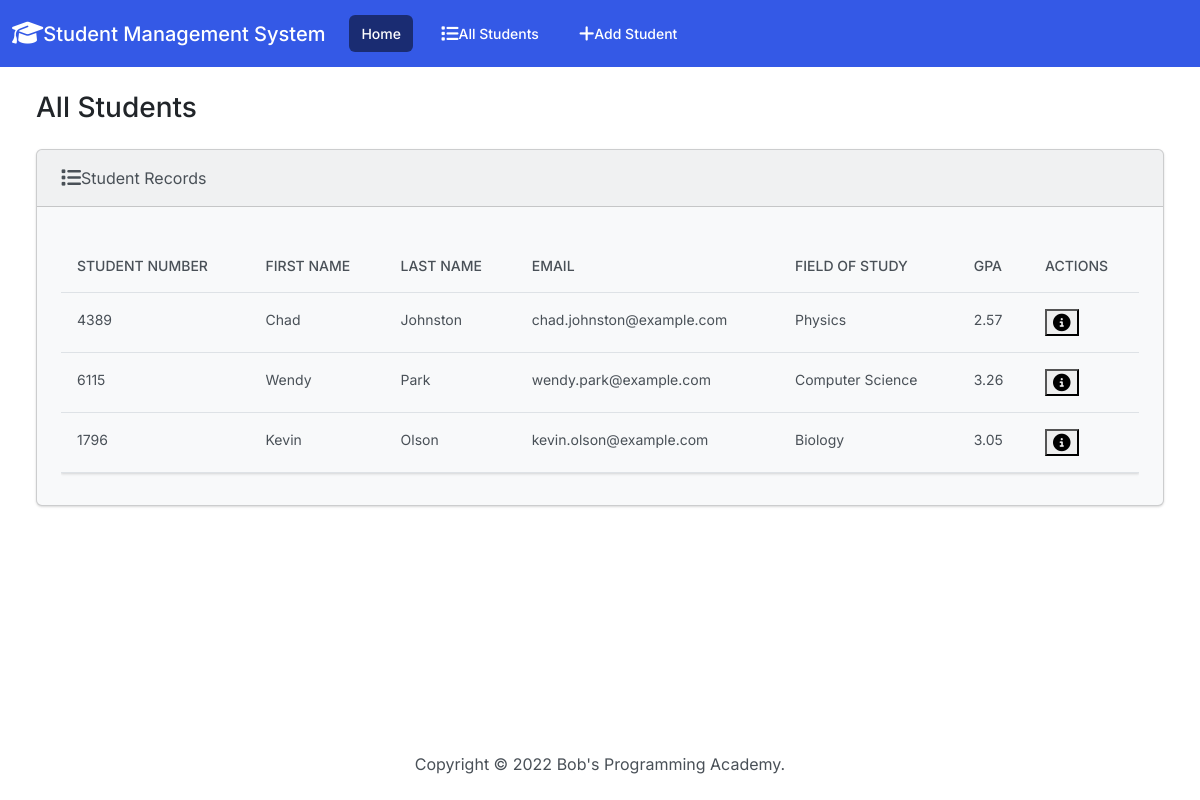
The page / on the database its author committed.
### students/models.py (models this page shows, shortened)
class Student(models.Model):
    student_number = models.PositiveIntegerField()
    first_name = models.CharField(max_length=50)
    last_name = models.CharField(max_length=50)
    email = models.EmailField(max_length=100)
    field_of_study = models.CharField(max_length=50)
    gpa = models.FloatField()

### students/views.py (the view)
# urls.py: path('', views.index, name='index'),
def index(request):
    return render(request, 'students/index.html', {
        'students': Student.objects.all()
    })

### students/templates/students/index.html (shortened to what this page needs)
{% load static %}
<!DOCTYPE html>
<html lang="en">
  <head>
    <link
      rel="stylesheet"
      href="https://cdnjs.cloudflare.com/ajax/libs/font-awesome/6.2.0/css/all.min.css"
    />
    <link href="{% static 'css/bootstrap.min.css' %}" rel="stylesheet" />
    <body class="d-flex flex-column min-vh-100">
      <nav class="navbar navbar-expand-lg navbar-dark bg-primary">
        <div class="container-fluid">
          <a class="navbar-brand" href="#">
            <i class="fa-solid fa-graduation-cap fa-lg"></i>Student Management
            System
          </a>
          <div class="collapse navbar-collapse" id="navbarColor01">
            <ul class="navbar-nav me-auto">
              <li class="nav-item">
                <a class="nav-link active" href="#"
                  >Home
                </a>
              </li>
              <li class="nav-item">
                <a class="nav-link" href="#"
                  >All Students</a
                >
              </li>
              <li class="nav-item">
                <a class="nav-link" href="#"
                  >Add Student</a
                >
              </li>
            </ul>
          </div>
        </div>
      </nav>
      <div class="container-fluid">
        <h3 class="m-4">All Students</h3>
        <div class="row">
          <div class="col-12">
            {% if students %}
            <div class="card bg-light ms-4 me-4 mb-4">
              <div class="card-header">
                <i class="fa-solid fa-list fa-lg"></i>Student Records
              </div>
              <div class="card-body">
                <div class="table-responsive">
                  <table class="table table-hover">
                    <thead>
                      <tr>
                        <th scope="col">Student Number</th>
                        <th scope="col">First Name</th>
                        <th scope="col">Last Name</th>
                        <th scope="col">Email</th>
                        <th scope="col">Field of Study</th>
                        <th scope="col">GPA</th>
                        <th scope="col">Actions</th>
                      </tr>
                    </thead>
                    <tbody>
                      {% for student in students %}
                      <tr>
                        <td>{{ student.student_number }}</td>
                        <td>{{ student.first_name }}</td>
                        <td>{{ student.last_name }}</td>
                        <td>{{ student.email }}</td>
                        <td>{{ student.field_of_study }}</td>
                        <td>{{ student.gpa }}</td>
                        <td>
                          <button
                            type="btn btn-success me-1"
                            href="{% url 'view_student' student.id %}"
                            data-bs-toggle="modal"
                            data-bs-target="#myModal {{student.id}}"
                          >
                          </button>
                        </td>
                      </tr>
                      {% endfor %}
                    </tbody>
                  </table>
                </div>
              </div>
            </div>
            {% else %}
            <h5 class="alert alert-primary ms-4 me-4">No Student Records</h5>
            {% endif %}
          </div>
        </div>
      </div>
      <footer class="mt-auto mb-4">
        <div class="text-center">
          <span>
            Copyright &copy;
            Bob's Programming Academy.
          </span>
        </div>
      </footer>
    </body>
  </head>
</html>

### rows shown on the page
Student: student_number "4389", first_name "Chad", last_name "Johnston", email "chad.johnston@example.com", field_of_study "Physics", gpa "2.57"
Student: student_number "6115", first_name "Wendy", last_name "Park", email "wendy.park@example.com", field_of_study "Computer Science", gpa "3.26"
Student: student_number "1796", first_name "Kevin", last_name "Olson", email "kevin.olson@example.com", field_of_study "Biology", gpa "3.05"
